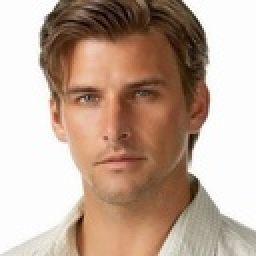
%> input picture AnalysisFilter/im.jpg, 128 x 128 px, shrunk from 320 x 320 before the run (shown 2 times larger)
$ octave meanofmedianfilter.m   (GNU Octave 9; MATLAB toolbox functions it lacks are replaced by stand-ins)
%> lines starting %> are read from the running program, lines starting %| are printed output that depends on the picture
### AnalysisFilter/usnr.m
function usnr=usnr(outi,inpui)
outii=outi;
inpuii=inpui;
[m n]=size(inpuii);
 pixa=m*n;
 messs=0.0;
outtt=(outii-inpuii);
outtt=outtt.*outtt;
messs=sum(sum(outtt));
inpuii=(inpuii.*inpuii);
inpuii=sum(sum(inpuii));
 af=inpuii/messs;
 usnr=20*log((af))/log(10);

### AnalysisFilter/upsnr.m
function upsnr=upsnr(outi,inpui)
 [m n]=size(inpui);
 pixa=m*n;
 mes=0.0;
outt=(outi-inpui);
outt=outt.*outt;
mes=sum(sum(outt));
 mes=(mes)/pixa;
 af=(255*255)/mes;
 upsnr=20*log((af))/log(10);

### AnalysisFilter/meanofmedianfilter.m
clc;

N=3;
M=N;
t=floor(N/2);
y=floor(M/2);


A = imread('im.jpg') ;
%> A is the input picture: size 128x128x3 uint8; mean R, G, B 191.6, 168, 152.2
 figure,imshow(A);
 A=rgb2gray(A);
%> A: size 128x128 uint8
  figure,imshow(A);
 A=imnoise(A,'salt & pepper',0.1);
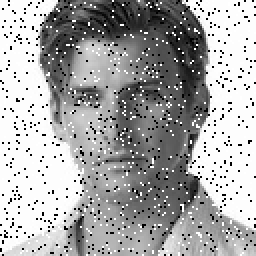
%> A: size 128x128 uint8 (shown 2 times larger); min 0, max 255, mean 167.5
inpui=A;
 figure,imshow(A);
[m n] = size(A);
%> m = 128; n = 128
Y=zeros(m+2*t,n+2*y);
Y(t+1:m+t,y+1:n+y)=A;
z=A;
kl=m+t;
%> kl = 129
hj=n+y;
%> hj = 129
for i=t+1:kl
    for j=y+1:hj
           k=Y(i-t:i+t,j-y:j+y);
            z(i-t,j-y) = median(k(:));
    end
end
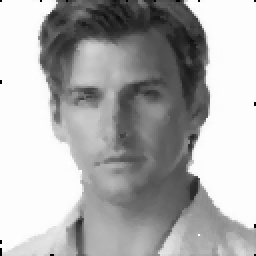
%> z: size 128x128 uint8 (shown 2 times larger); min 0, max 255, mean 173
figure,imshow(z);

Y=zeros(m+2*t,n+2*y);
Y(t+1:m+t,y+1:n+y)=z;
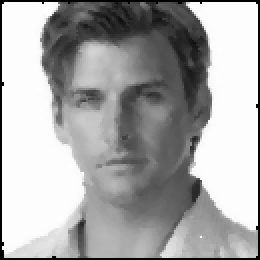
%> Y: size 130x130 double (shown 2 times larger); min 0, max 255, mean 167.7
kl=m+2*t-t;
hj=n+2*y-y;
for i=t+1:kl
    for j=y+1:hj
           k=Y(i-t:i+t,j-y:j+y);
            z(i-t,j-y) = round(sum(k(:))/9);

    end
end
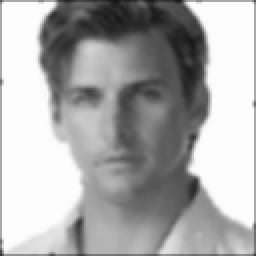
%> z: size 128x128 uint8 (shown 2 times larger); min 20, max 254, mean 170.9
figure,imshow(z);

 outi=z;

 snr1=usnr(outi,inpui)
%> in usnr, `outtt=(outii-inpuii);`:
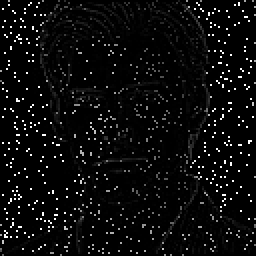
%> outtt: size 128x128 uint8 (shown 2 times larger); min 0, max 253, mean 11.3
%> in usnr, `outtt=outtt.*outtt;`:
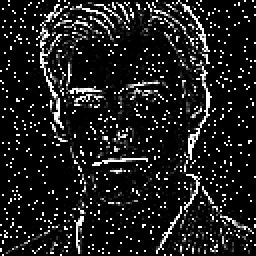
%> outtt: size 128x128 uint8 (shown 2 times larger); min 0, max 255, mean 30
%> in usnr, `messs=sum(sum(outtt));`: messs = 490756
%> in usnr, `inpuii=(inpuii.*inpuii);`:
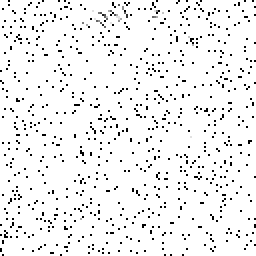
%> inpuii: size 128x128 uint8 (shown 2 times larger); min 0, max 255, mean 240.8
%> in usnr, `inpuii=sum(sum(inpuii));`: inpuii = 3944892
%> in usnr, `af=inpuii/messs;`: af = 8.04
%> in usnr, `usnr=20*log((af))/log(10);`: usnr = 18.1
%> snr1 = 18.1
psnr1=upsnr(outi,inpui)
%> in upsnr, `mes=sum(sum(outt));`: mes = 490756
%> in upsnr, `mes=(mes)/pixa;`: mes = 29.95
%> in upsnr, `af=(255*255)/mes;`: af = 2170.9
%> in upsnr, `upsnr=20*log((af))/log(10);`: upsnr = 66.73
%> psnr1 = 66.73

clear all
